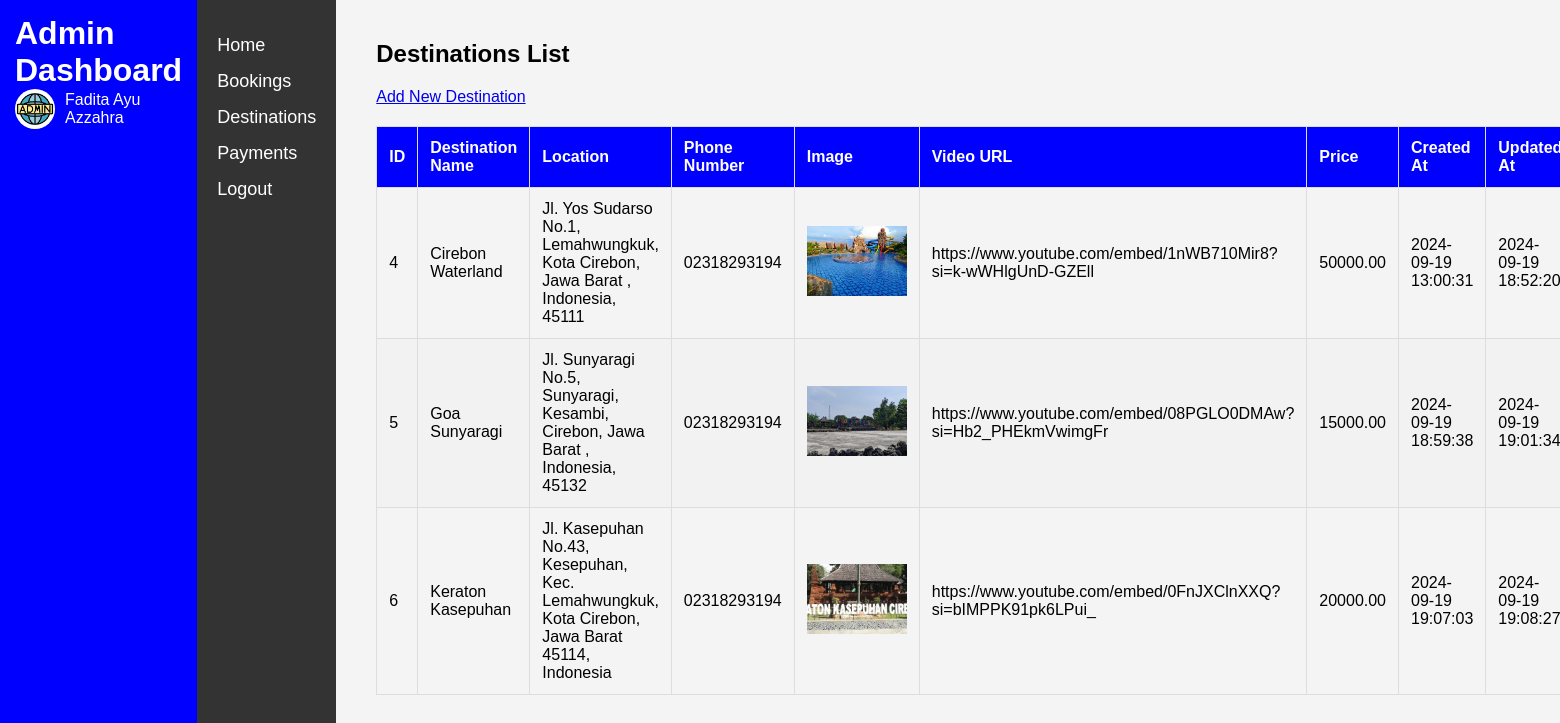
Page /admins/destinations.php (signed in) on the committed database.
### tables this page shows
CREATE TABLE `destinations` (
  `destination_id` int(11) NOT NULL,
  `name_destination` varchar(255) NOT NULL,
  `location` varchar(500) NOT NULL,
  `image` varchar(255) DEFAULT NULL,
  `phone_number` varchar(13) DEFAULT NULL,
  `created_at` timestamp NOT NULL DEFAULT current_timestamp(),
  `updated_at` timestamp NOT NULL DEFAULT current_timestamp() ON UPDATE current_timestamp(),
  `price` decimal(10,2) NOT NULL,
  `video_url` varchar(255) NOT NULL
);

### admins/destinations.php (the view, shortened to what this page needs)
<?php
include '../config/config.php';
$sql = "SELECT * FROM destinations";
$result = $conn->query($sql);
?>
<!DOCTYPE html>
<html lang="en">
<head>
    <link rel="stylesheet" href="../assets/css/admins/style.css">
</head>
<body>
    <div class="dashboard-container">
        <header class="dashboard-header">
            <h1>Admin Dashboard</h1>
            <div class="profile-section">
                <img src="../assets/images/profile.jpg" alt="Profile Avatar" class="avatar">
                <span><?php echo $_SESSION['full_name']; ?></span>
            </div>
        </header>
        <aside class="sidebar">
            <ul>
                <li><a href="dashboard.php">Home</a></li>
                <li><a href="bookings.php">Bookings</a></li>
                <li><a href="destinations.php">Destinations</a></li>
                <li><a href="payments.php">Payments</a></li>
                <li><a href="logout.php">Logout</a></li>
            </ul>
        </aside>
        <main class="main-content">
            <h2>Destinations List</h2>
            <a href="add_destination.php" class="add-button">Add New Destination</a>
            <?php if ($result->num_rows > 0): ?>
                <table>
                    <thead>
                        <tr>
                            <th>ID</th>
                            <th>Destination Name</th>
                            <th>Location</th>
                            <th>Phone Number</th>
                            <th>Image</th>
                            <th>Video URL</th>
                            <th>Price</th>
                            <th>Created At</th>
                            <th>Updated At</th>
                        </tr>
                    </thead>
                    <tbody>
                        <?php while ($row = $result->fetch_assoc()): ?>
                            <tr>
                                <td><?php echo $row['destination_id']; ?></td>
                                <td><?php echo $row['name_destination']; ?></td>
                                <td><?php echo $row['location']; ?></td>
                                <td><?php echo $row['phone_number']; ?></td>
                                <td>
                                    <?php if ($row['image']): ?>
                                        <img src="../assets/images/uploads/<?php echo $row['image']; ?>" alt="Image">
                                    <?php else: ?>
                                        No Image
                                    <?php endif; ?>
                                </td>
                                <td><?php echo $row['video_url']; ?></td>
                                <td><?php echo $row['price']; ?></td>
                                <td><?php echo $row['created_at']; ?></td>
                                <td><?php echo $row['updated_at']; ?></td>
                            </tr>
                        <?php endwhile; ?>
                    </tbody>
                </table>
            <?php else: ?>
                <p>No destinations found.</p>
            <?php endif; ?>
        </main>
    </div>
</body>
</html>

### assets/css/admins/style.css (style rules this page uses)
* { margin: 0; padding: 0; box-sizing: border-box; }
body { font-family: Arial, sans-serif; background-color: #f4f4f4; }
.dashboard-container { display: flex; height: 200vh; }
.dashboard-header { background-color: blue; color: white; padding: 15px; display: block; justify-content: space-between; align-items: center; }
.dashboard-header h1 { margin: 0; }
.profile-section { display: flex; align-items: center; }
.profile-section .avatar { width: 40px; height: 40px; border-radius: 50%; margin-right: 10px; }
.sidebar { width: 200px; background-color: #333; padding: 20px; color: white; }
.sidebar ul { list-style-type: none; }
.sidebar ul li { margin: 15px 0; }
.sidebar ul li a { color: white; text-decoration: none; font-size: 18px; }
.main-content { flex-grow: 1; padding: 40px; }

### admins/destinations.php (style rules this page uses)
table { width: 100%; border-collapse: collapse; margin-top: 20px; }
table, th, td { border: 1px solid #ddd; }
th, td { padding: 12px; text-align: left; }
th { background-color: blue; color: white; }
tr:nth-child(even) { background-color: #f2f2f2; }
.main-content h2 { margin-bottom: 20px; }
img { width: 100px; height: 70px; object-fit: cover; }

### rows in the picture
destinations: destination_id "4", name_destination "Cirebon Waterland", location "Jl. Yos Sudarso No.1, Lemahwungkuk, Kota Cirebon, Jawa Barat , Indonesia, 45111", phone_number "02318293194", image (picture), video_url "https://www.youtube.com/embed/1nWB710Mir8?si=k-wWHlgUnD-GZEll", price "50000.00", created_at "2024-09-19 13:00:31", updated_at "2024-09-19 18:52:20"
destinations: destination_id "5", name_destination "Goa Sunyaragi", location "Jl. Sunyaragi No.5, Sunyaragi, Kesambi, Cirebon, Jawa Barat , Indonesia, 45132", phone_number "02318293194", image (picture), video_url "https://www.youtube.com/embed/08PGLO0DMAw?si=Hb2_PHEkmVwimgFr", price "15000.00", created_at "2024-09-19 18:59:38", updated_at "2024-09-19 19:01:34"
destinations: destination_id "6", name_destination "Keraton Kasepuhan", location "Jl. Kasepuhan No.43, Kesepuhan, Kec. Lemahwungkuk, Kota Cirebon, Jawa Barat 45114, Indonesia", phone_number "02318293194", image (picture), video_url "https://www.youtube.com/embed/0FnJXClnXXQ?si=bIMPPK91pk6LPui_", price "20000.00", created_at "2024-09-19 19:07:03", updated_at "2024-09-19 19:08:27"

### other values in the picture
$_SESSION['full_name'] "Fadita Ayu Azzahra"
